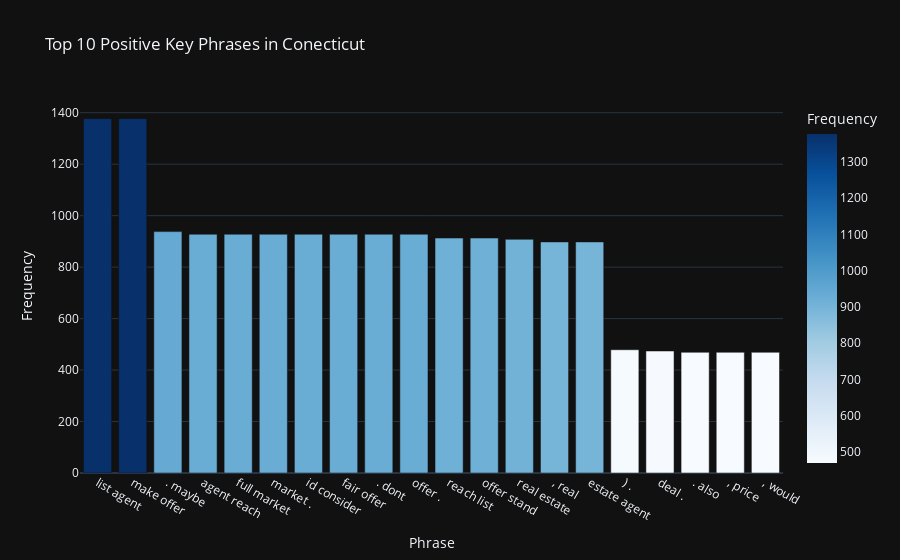
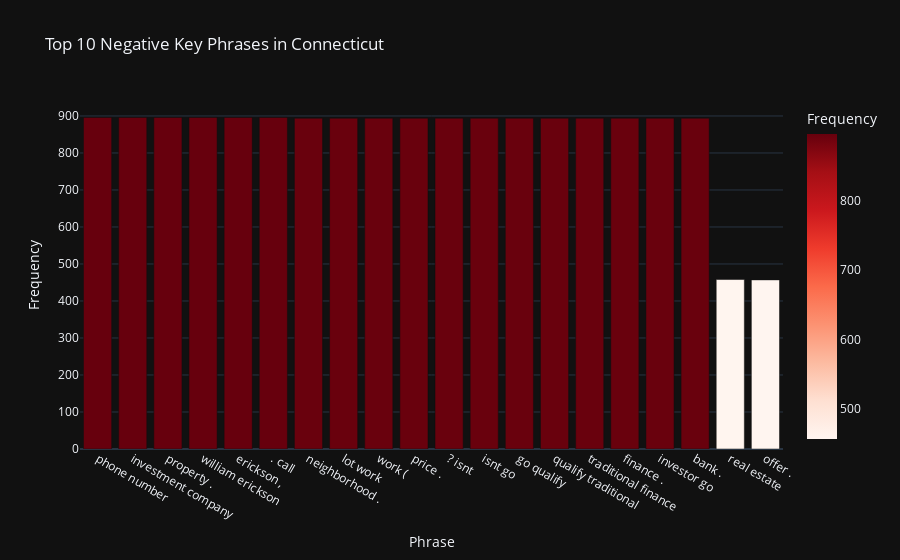

Write notebook code for charts like these, in order.
### Markdown cell above
##### . What are the key phrases associated with positive and negative sentiments in real estate discussions?

### Code cell
import pandas as pd
from sklearn.feature_extraction.text import TfidfVectorizer
from collections import Counter
import nltk
from nltk.util import ngrams

# Assuming you already have a DataFrame with the necessary sentiment labels
# Sample DataFrame: social_media_real_estate (content_sentiment and comment_sentiment)
df = social_media_real_estate
df = social_media_real_estate[social_media_real_estate['state'] == "Connecticut"].copy()

# Combine content and comment sentiment to create the final sentiment
df['final_sentiment'] = df.apply(lambda row: 'Positive' if row['content_sentiment_label'] == 'Positive' or row['comments_sentiment_label'] == 'Positive' else 'Negative', axis=1)

# Function to extract n-grams
def extract_ngrams(text, n=2):
    # Tokenize the text and extract n-grams
    tokens = nltk.word_tokenize(text)
    n_grams = ngrams(tokens, n)
    return [' '.join(gram) for gram in n_grams]

# Extract key phrases (bigrams or trigrams) from content and comments
df['content_ngrams'] = df['content'].apply(lambda x: extract_ngrams(x, n=2))  # Extract bigrams
df['comment_ngrams'] = df['comments'].apply(lambda x: extract_ngrams(x, n=2))  # Extract bigrams

# Filter key phrases by sentiment
positive_phrases = pd.concat([
    df[df['final_sentiment'] == 'Positive']['content_ngrams'].explode(),
    df[df['final_sentiment'] == 'Positive']['comment_ngrams'].explode()
])
negative_phrases = pd.concat([
    df[df['final_sentiment'] == 'Negative']['content_ngrams'].explode(),
    df[df['final_sentiment'] == 'Negative']['comment_ngrams'].explode()
])
#negative_phrases = df[df['final_sentiment'] == 'Negative']['content_ngrams'].explode().append(df[df['final_sentiment'] == 'Negative']['comment_ngrams'].explode())

# Get the top 20 most frequent phrases for positive and negative sentiments
positive_top_phrases = Counter(positive_phrases).most_common(20)
negative_top_phrases = Counter(negative_phrases).most_common(20)

print("Top 20 Positive Phrases:")
print(positive_top_phrases)

print("\nTop 20 Negative Phrases:")
print(negative_top_phrases)

# Prepare data for Plotly
pos_df = pd.DataFrame(positive_top_phrases, columns=['Phrase', 'Count'])
neg_df = pd.DataFrame(negative_top_phrases, columns=['Phrase', 'Count'])
fig_pos = px.bar(
    pos_df,
    x='Phrase',
    y='Count',
    title=f'Top 10 Positive Key Phrases in Conecticut',
    labels={'Count': 'Frequency'},
    color='Count',
    color_continuous_scale='Blues',
    template='plotly_dark'
)
fig_pos.show()


# Plot Top Negative Phrases with Plotly
fig_neg = px.bar(
    neg_df,
    x='Phrase',
    y='Count',
    title=f'Top 10 Negative Key Phrases in Connecticut',
    labels={'Count': 'Frequency'},
    color='Count',
    color_continuous_scale='Reds',
    template='plotly_dark'
)
fig_neg.show()

### Figure 1 — Plotly figure (JSON) as saved in the notebook; plotly's stock layout.template omitted (floating-point values rounded to 4 significant figures)
{"data": [{"hovertemplate": "Phrase=%{x}<br>Frequency=%{marker.color}<extra></extra>", "legendgroup": "", "marker": {"color": [1377, 1377, 938, 928, 928, 928, 928, 928, 928, 928, 913, 913, 908, 898, 898, 479, 474, 469, 469, 469], "coloraxis": "coloraxis", "pattern": {"shape": ""}}, "name": "", "orientation": "v", "showlegend": false, "textposition": "auto", "type": "bar", "x": ["list agent", "make offer", ". maybe", "agent reach", "full market", "market .", "id consider", "fair offer", ". dont", "offer .", "reach list", "offer stand", "real estate", ", real", "estate agent", ") .", "deal .", ". also", ", price", ", would"], "xaxis": "x", "y": [1377, 1377, 938, 928, 928, 928, 928, 928, 928, 928, 913, 913, 908, 898, 898, 479, 474, 469, 469, 469], "yaxis": "y"}], "layout": {"barmode": "relative", "coloraxis": {"colorbar": {"title": {"text": "Frequency"}}, "colorscale": [[0, "rgb(247,251,255)"], [0.125, "rgb(222,235,247)"], [0.25, "rgb(198,219,239)"], [0.375, "rgb(158,202,225)"], [0.5, "rgb(107,174,214)"], [0.625, "rgb(66,146,198)"], [0.75, "rgb(33,113,181)"], [0.875, "rgb(8,81,156)"], [1, "rgb(8,48,107)"]]}, "legend": {"tracegroupgap": 0}, "title": {"text": "Top 10 Positive Key Phrases in Conecticut"}, "xaxis": {"anchor": "y", "domain": [0, 1], "title": {"text": "Phrase"}}, "yaxis": {"anchor": "x", "domain": [0, 1], "title": {"text": "Frequency"}}}}

### Figure 2 — Plotly figure (JSON) as saved in the notebook; plotly's stock layout.template omitted (floating-point values rounded to 4 significant figures)
{"data": [{"hovertemplate": "Phrase=%{x}<br>Frequency=%{marker.color}<extra></extra>", "legendgroup": "", "marker": {"color": [896, 896, 896, 896, 896, 896, 894, 894, 894, 894, 894, 894, 894, 894, 894, 894, 894, 894, 458, 457], "coloraxis": "coloraxis", "pattern": {"shape": ""}}, "name": "", "orientation": "v", "showlegend": false, "textposition": "auto", "type": "bar", "x": ["phone number", "investment company", "property .", "william erickson", "erickson ,", ". call", "neighborhood .", "lot work", "work (", "price .", "? isnt", "isnt go", "go qualify", "qualify traditional", "traditional finance", "finance .", "investor go", "bank .", "real estate", "offer ."], "xaxis": "x", "y": [896, 896, 896, 896, 896, 896, 894, 894, 894, 894, 894, 894, 894, 894, 894, 894, 894, 894, 458, 457], "yaxis": "y"}], "layout": {"barmode": "relative", "coloraxis": {"colorbar": {"title": {"text": "Frequency"}}, "colorscale": [[0, "rgb(255,245,240)"], [0.125, "rgb(254,224,210)"], [0.25, "rgb(252,187,161)"], [0.375, "rgb(252,146,114)"], [0.5, "rgb(251,106,74)"], [0.625, "rgb(239,59,44)"], [0.75, "rgb(203,24,29)"], [0.875, "rgb(165,15,21)"], [1, "rgb(103,0,13)"]]}, "legend": {"tracegroupgap": 0}, "title": {"text": "Top 10 Negative Key Phrases in Connecticut"}, "xaxis": {"anchor": "y", "domain": [0, 1], "title": {"text": "Phrase"}}, "yaxis": {"anchor": "x", "domain": [0, 1], "title": {"text": "Frequency"}}}}
